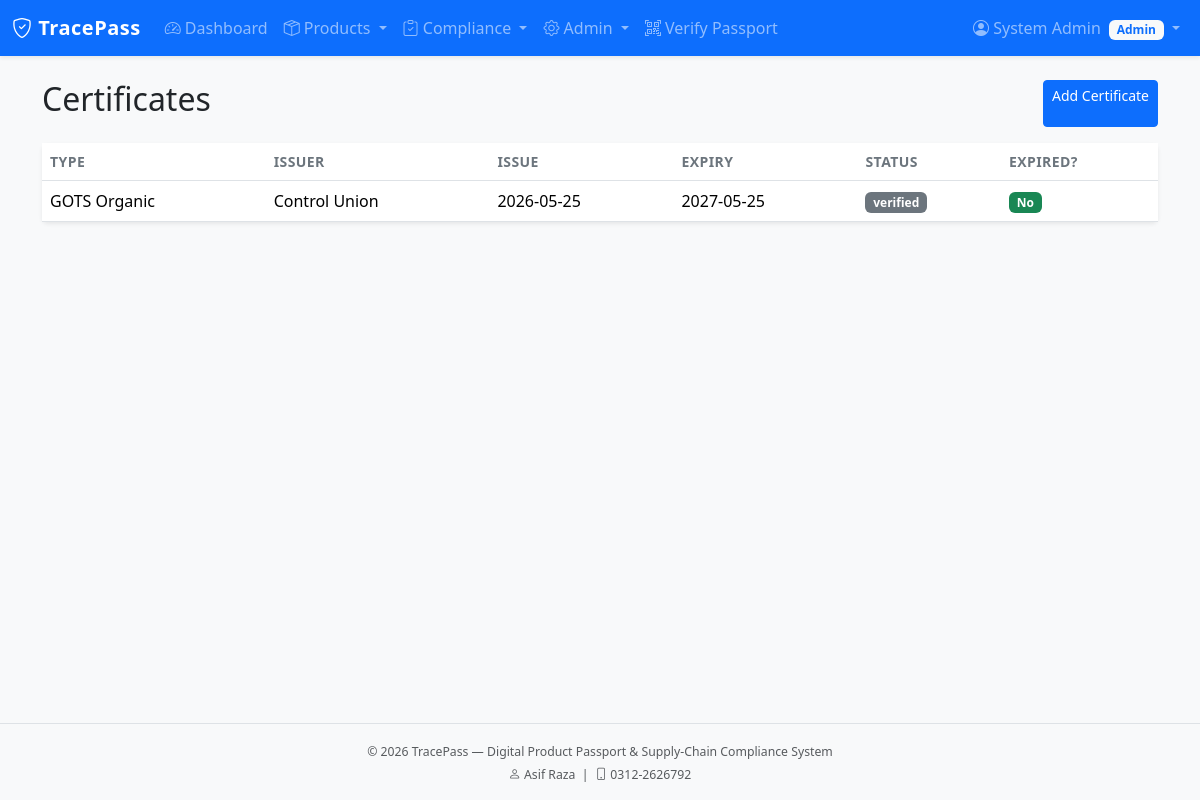
Screenshot of /compliance/certificates (signed in) with the database file from the repository.
### app/models/user.py (models this page shows, shortened)
class User(UserMixin, db.Model):
    __tablename__ = 'users'
    id = db.Column(db.Integer, primary_key=True)
    name = db.Column(db.String(100), nullable=False)
    email = db.Column(db.String(120), unique=True, nullable=False, index=True)
    password_hash = db.Column(db.String(256), nullable=False)
    role_id = db.Column(db.Integer, db.ForeignKey('roles.id'), nullable=False)
    organization_id = db.Column(db.Integer, db.ForeignKey('organizations.id'), nullable=True)
    is_active = db.Column(db.Boolean, default=True)
    last_login = db.Column(db.DateTime)
    created_at = db.Column(db.DateTime, default=datetime.utcnow)
    updated_at = db.Column(db.DateTime, default=datetime.utcnow, onupdate=datetime.utcnow)
    @property
    def password(self):
        raise AttributeError('password is not a readable attribute')
    def has_role(self, *role_names):
        if self.role is None:
            return False
        return self.role.name in role_names

### app/models/role.py (models this page shows, shortened)
class Role(db.Model):
    __tablename__ = 'roles'
    id = db.Column(db.Integer, primary_key=True)
    name = db.Column(db.String(64), unique=True, nullable=False, index=True)
    description = db.Column(db.String(255))
    permissions = db.Column(db.Integer, default=0)  # bitmask style if needed later
    is_default = db.Column(db.Boolean, default=False)
    created_at = db.Column(db.DateTime, default=datetime.utcnow)
    users = db.relationship('User', backref='role', lazy='dynamic')
    PERMISSION_VIEW_PUBLIC = 0x01
    PERMISSION_MANAGE_PRODUCTS = 0x02
    PERMISSION_MANAGE_SUPPLIERS = 0x04
    PERMISSION_COMPLIANCE = 0x08
    PERMISSION_ADMIN = 0x80

### app/models/compliance.py (models this page shows, shortened)
class Certificate(db.Model):
    __tablename__ = 'certificates'
    id = db.Column(db.Integer, primary_key=True)
    organization_id = db.Column(db.Integer, db.ForeignKey('organizations.id'))
    product_id = db.Column(db.Integer, db.ForeignKey('products.id'), nullable=True)
    cert_type = db.Column(db.String(100), nullable=False)
    issuer = db.Column(db.String(150))
    issue_date = db.Column(db.Date)
    expiry_date = db.Column(db.Date)
    file_path = db.Column(db.String(255))
    verification_status = db.Column(db.String(30), default='pending')  # pending, verified, rejected
    uploaded_by = db.Column(db.Integer, db.ForeignKey('users.id'))
    created_at = db.Column(db.DateTime, default=datetime.utcnow)
    organization = db.relationship('Organization', foreign_keys=[organization_id])
    uploader = db.relationship('User', foreign_keys=[uploaded_by])
    @property
    def is_expired(self):
        if self.expiry_date:
            return self.expiry_date < datetime.utcnow().date()
        return False

### app/compliance/routes.py (the view)
@compliance_bp.route('/certificates')
@login_required
@role_required('Supplier', 'Manufacturer', 'Auditor', 'Admin')
def certificates():
    page = request.args.get('page', 1, type=int)
    pagination = Certificate.query.order_by(Certificate.created_at.desc()).paginate(
        page=page, per_page=10, error_out=False)
    return render_template('compliance/certificates.html', certificates=pagination.items,
                           pagination=pagination, title='Certificates')

### app/models/user.py (called while the page is built)
@login_manager.user_loader
def load_user(user_id):
    return User.query.get(int(user_id))

### app/templates/compliance/certificates.html
{% extends "base.html" %}
{% block content %}
<div class="container">
<div class="d-flex justify-content-between mb-3">
<h2>Certificates</h2>
{% if current_user.has_role('Supplier', 'Manufacturer', 'Admin') %}
<a href="{{ url_for('compliance.add_certificate') }}" class="btn btn-primary btn-sm">Add Certificate</a>
{% endif %}
</div>
<div class="card"><div class="table-responsive">
<table class="table mb-0"><thead><tr><th>Type</th><th>Issuer</th><th>Issue</th><th>Expiry</th><th>Status</th><th>Expired?</th></tr></thead>
<tbody>{% for c in certificates %}<tr>
<td>{{ c.cert_type }}</td><td>{{ c.issuer or '—' }}</td>
<td>{{ c.issue_date or '—' }}</td><td>{{ c.expiry_date or '—' }}</td>
<td><span class="badge bg-secondary">{{ c.verification_status }}</span></td>
<td>{% if c.is_expired %}<span class="badge bg-danger">Yes</span>{% else %}<span class="badge bg-success">No</span>{% endif %}</td>
</tr>{% else %}<tr><td colspan="6" class="text-muted text-center">No certificates.</td></tr>{% endfor %}
</tbody></table></div></div></div>
{% endblock %}

### app/templates/includes/navbar.html (shortened to what this page needs)
<nav class="navbar navbar-expand-lg navbar-dark bg-primary shadow-sm">
    <div class="container-fluid">
        <a class="navbar-brand fw-bold" href="{{ url_for('main.index') }}">
            <i class="bi bi-shield-check"></i> TracePass
        </a>
        <div class="collapse navbar-collapse" id="mainNav">
            <ul class="navbar-nav me-auto mb-2 mb-lg-0">
                {% if current_user.is_authenticated %}
                    <li class="nav-item">
                        <a class="nav-link" href="{{ url_for('main.dashboard') }}">
                            <i class="bi bi-speedometer2"></i> Dashboard
                        </a>
                    </li>
                    {% if current_user.has_role('Manufacturer', 'Admin', 'Auditor', 'Distributor', 'Supplier') %}
                    <li class="nav-item dropdown">
                        <a class="nav-link dropdown-toggle" href="#" data-bs-toggle="dropdown">
                            <i class="bi bi-box-seam"></i> Products
                        </a>
                    </li>
                    {% endif %}
                    {% if current_user.has_role('Auditor', 'Admin') %}
                    <li class="nav-item dropdown">
                        <a class="nav-link dropdown-toggle" href="#" data-bs-toggle="dropdown">
                            <i class="bi bi-clipboard-check"></i> Compliance
                        </a>
                    </li>
                    {% elif current_user.has_role('Supplier', 'Manufacturer') %}
                    <li class="nav-item">
                        <a class="nav-link" href="{{ url_for('compliance.certificates') }}">
                            <i class="bi bi-file-earmark-check"></i> Certificates
                        </a>
                    </li>
                    {% endif %}
                    {% if current_user.has_role('Admin') %}
                    <li class="nav-item dropdown">
                        <a class="nav-link dropdown-toggle" href="#" data-bs-toggle="dropdown">
                            <i class="bi bi-gear"></i> Admin
                        </a>
                    </li>
                    {% endif %}
                {% endif %}
                <li class="nav-item">
                    <a class="nav-link" href="{{ url_for('public.verify') }}">
                        <i class="bi bi-qr-code-scan"></i> Verify Passport
                    </a>
                </li>
            </ul>
            <ul class="navbar-nav ms-auto">
                {% if current_user.is_authenticated %}
                    <li class="nav-item dropdown">
                        <a class="nav-link dropdown-toggle" href="#" data-bs-toggle="dropdown">
                            <i class="bi bi-person-circle"></i>
                            {{ current_user.name }}
                            <span class="badge bg-light text-primary ms-1">{{ current_user.role.name }}</span>
                        </a>
                    </li>
                {% endif %}
            </ul>
        </div>
    </div>
</nav>

### app/static/css/style.css (style rules this page uses)
:root { --tp-primary: #0d6efd; --tp-dark: #0a2540; }
body { min-height: 100vh; display: flex; flex-direction: column; background-color: #f8f9fa; }
.navbar-brand { letter-spacing: 0.5px; }
.card { border: none; box-shadow: 0 0.125rem 0.25rem rgba(0, 0, 0, 0.075); }
.table th { font-weight: 600; font-size: 0.875rem; text-transform: uppercase; letter-spacing: 0.03em; color: #6c757d; }

### rows the page displays
User: name "System Admin"
Role: role.name "Admin"
Certificate: cert_type "GOTS Organic", issuer "Control Union", issue_date "2026-05-25", expiry_date "2027-05-25", verification_status "verified", shows "No"
